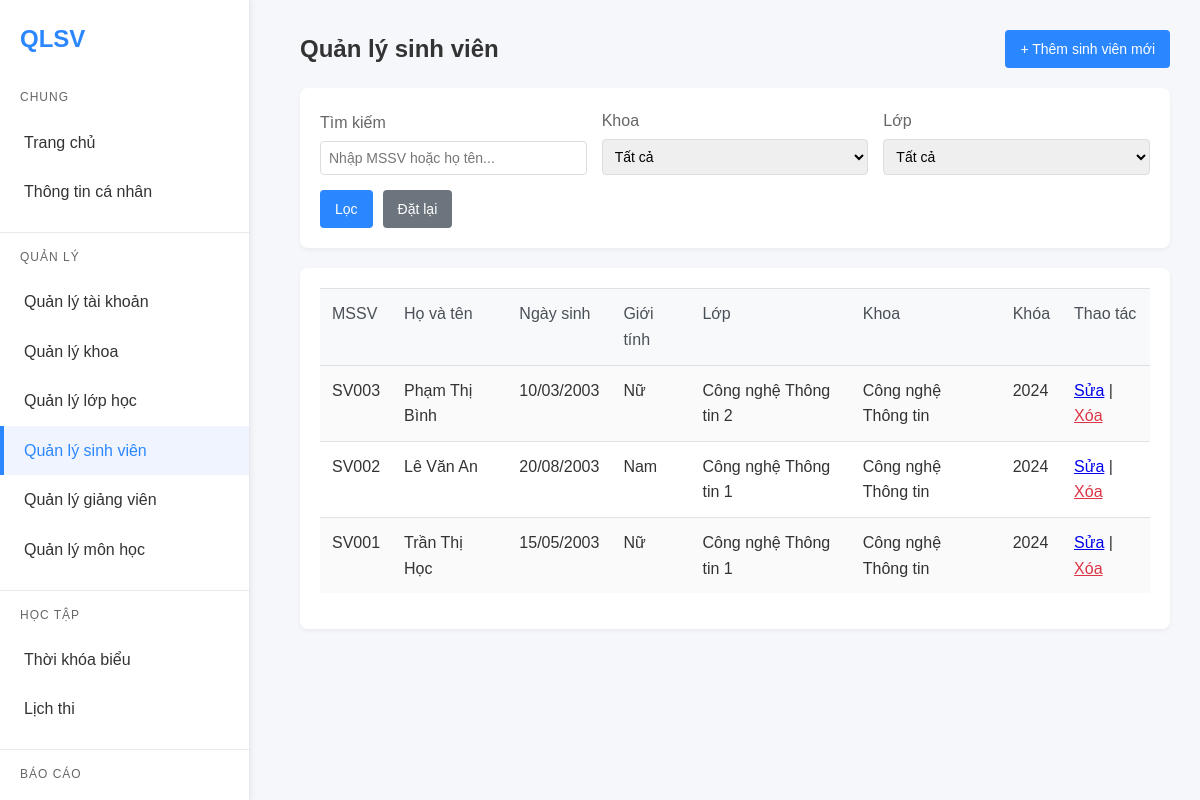
The page /student/list.php (signed in) on the database its author committed.
### tables this page shows
CREATE TABLE students (
    id INT AUTO_INCREMENT PRIMARY KEY,
    student_code VARCHAR(20) UNIQUE NOT NULL,
    user_id INT,
    full_name VARCHAR(100) NOT NULL,
    date_of_birth DATE NOT NULL,
    gender ENUM('M', 'F', 'O') NOT NULL,
    class_id INT,
    department_id INT,
    academic_year INT NOT NULL,
    created_at TIMESTAMP DEFAULT CURRENT_TIMESTAMP,
    FOREIGN KEY (user_id) REFERENCES users(id),
    FOREIGN KEY (class_id) REFERENCES classes(id),
    FOREIGN KEY (department_id) REFERENCES departments(id)
);

CREATE TABLE classes (
    id INT AUTO_INCREMENT PRIMARY KEY,
    class_code VARCHAR(20) UNIQUE NOT NULL,
    class_name VARCHAR(100) NOT NULL,
    department_id INT,
    academic_year INT NOT NULL,
    FOREIGN KEY (department_id) REFERENCES departments(id)
);

CREATE TABLE departments (
    id INT AUTO_INCREMENT PRIMARY KEY,
    department_code VARCHAR(10) UNIQUE NOT NULL,
    department_name VARCHAR(100) NOT NULL
);

### student/list.php (the view, shortened to what this page needs)
<?php
require_once '../connect.php';
$query = "
    SELECT
        s.id,
        s.student_code,
        s.full_name,
        s.date_of_birth,
        s.gender,
        c.class_name,
        d.department_name,
        s.academic_year
    FROM students s
    LEFT JOIN classes c ON s.class_id = c.id
    LEFT JOIN departments d ON s.department_id = d.id
    WHERE 1=1";
$query .= " ORDER BY s.id DESC";
$result = mysqli_query($connection, $query);
$students = [];
while ($row = mysqli_fetch_assoc($result)) {
    $students[] = $row;
}
?>
<!DOCTYPE html>
<html lang="vi">
<head>
    <link rel="stylesheet" href="../css/chung.css?v=3">
</head>
<body>
    <div class="sidebar">
        <div class="brand">QLSV</div>
        <div class="nav-section">
            <div class="nav-header">Chung</div>
            <a href="../dashboard.php">Trang chủ</a>
            <a href="../profile.php">Thông tin cá nhân</a>
        </div>
        <?php if ($_SESSION['role'] === 'admin'): ?>
        <div class="nav-section">
            <div class="nav-header">Quản lý</div>
            <a href="../account/list.php">Quản lý tài khoản</a>
            <a href="../department/list.php">Quản lý khoa</a>
            <a href="../classes/list.php">Quản lý lớp học</a>
            <a href="list.php" class="active">Quản lý sinh viên</a>
            <a href="../teacher/list.php">Quản lý giảng viên</a>
            <a href="../subject/list.php">Quản lý môn học</a>
        </div>
        <?php endif; ?>
        <div class="nav-section">
            <div class="nav-header">Học tập</div>
            <a href="../schedule/index.php">Thời khóa biểu</a>
            <a href="../schedule/lichthi.php">Lịch thi</a>
        </div>
        <?php if ($_SESSION['role'] === 'admin'): ?>
        <div class="nav-section">
            <div class="nav-header">Báo cáo</div>
            <a href="../reports/students.php">Thống kê sinh viên</a>
        </div>
        <?php endif; ?>
    </div>
    <div class="main">
        <div class="actions">
            <h1>Quản lý sinh viên</h1>
            <?php if ($_SESSION['role'] === 'admin'): ?>
            <a href="form.php" class="btn btn-primary">+ Thêm sinh viên mới</a>
            <?php endif; ?>
        </div>
        <div class="filters">
            <form method="get" action="">
                <div class="filter-row">
                    <div class="filter-group">
                        <label>Tìm kiếm</label>
                        <input type="text" name="search" placeholder="Nhập MSSV hoặc họ tên..."
                               value="<?php echo htmlspecialchars($_GET['search'] ?? ''); ?>">
                    </div>
                    <div class="filter-group">
                        <label>Khoa</label>
                        <select name="department">
                            <option value="">Tất cả</option>
                        </select>
                    </div>
                    <div class="filter-group">
                        <label>Lớp</label>
                        <select name="class">
                            <option value="">Tất cả</option>
                        </select>
                    </div>
                </div>
                <div class="btn-group">
                    <button type="submit" class="btn btn-primary">Lọc</button>
                    <a href="list.php" class="btn btn-secondary">Đặt lại</a>
                </div>
            </form>
        </div>
        <div class="table-container">
            <table>
                <thead>
                    <tr>
                        <th>MSSV</th>
                        <th>Họ và tên</th>
                        <th>Ngày sinh</th>
                        <th>Giới tính</th>
                        <th>Lớp</th>
                        <th>Khoa</th>
                        <th>Khóa</th>
                        <?php if ($_SESSION['role'] === 'admin'): ?>
                        <th>Thao tác</th>
                        <?php endif; ?>
                    </tr>
                </thead>
                <tbody>
                    <?php if (empty($students)): ?>
                    <tr>
                        <td colspan="<?php echo $_SESSION['role'] === 'admin' ? '8' : '7'; ?>" style="text-align: center;">
                            Không tìm thấy sinh viên nào
                        </td>
                    </tr>
                    <?php else: ?>
                    <?php foreach ($students as $student): ?>
                    <tr>
                        <td><?php echo htmlspecialchars($student['student_code']); ?></td>
                        <td><?php echo htmlspecialchars($student['full_name']); ?></td>
                        <td><?php echo date('d/m/Y', strtotime($student['date_of_birth'])); ?></td>
                        <td>
                            <span class="gender-<?php echo strtolower($student['gender']); ?>">
                                <?php
                                echo $student['gender'] === 'M' ? 'Nam' :
                                    ($student['gender'] === 'F' ? 'Nữ' : 'Khác');
                                ?>
                            </span>
                        </td>
                        <td><?php echo htmlspecialchars($student['class_name']); ?></td>
                        <td><?php echo htmlspecialchars($student['department_name']); ?></td>
                        <td><?php echo htmlspecialchars($student['academic_year']); ?></td>
                        <?php if ($_SESSION['role'] === 'admin'): ?>
                        <td>
                            <a href="form.php?id=<?php echo $student['id']; ?>"
                               class="btn-link">Sửa</a> |
                            <a href="delete.php?id=<?php echo $student['id']; ?>"
                               class="btn-link text-danger"
                               onclick="return confirm('Bạn có chắc chắn muốn xóa sinh viên này?')">Xóa</a>
                        </td>
                        <?php endif; ?>
                    </tr>
                    <?php endforeach; ?>
                    <?php endif; ?>
                </tbody>
            </table>
        </div>
    </div>
</body>
</html>

### css/chung.css (style rules this page uses)
* { margin: 0; padding: 0; box-sizing: border-box; }
body { font-family: Arial, Helvetica, sans-serif; background: #f5f7fa; line-height: 1.6; color: #333; min-height: 100vh; }
.sidebar { position: fixed !important; left: 0; top: 0; width: 250px !important; height: 100vh !important; background: #fff; border-right: 1px solid #e6e9ee; padding-top: 20px; z-index: 1000; overflow-y: auto; box-shadow: 2px 0 5px rgba(0,0,0,0.05); }
.main { margin-left: 270px !important; padding: 30px; min-height: 100vh; }
.brand { font-weight: bold !important; padding: 0 20px 20px !important; color: #2b87ff !important; font-size: 24px !important; }
.sidebar a { display: block !important; padding: 12px 20px !important; color: #333 !important; text-decoration: none !important; border-left: 4px solid transparent !important; transition: all 0.3s ease !important; }
.sidebar a:hover, .sidebar a.active { background: #f0f4ff !important; border-left-color: #2b87ff !important; color: #2b87ff !important; }
.actions { display: flex; justify-content: space-between; align-items: center; margin-bottom: 20px; flex-wrap: wrap; gap: 15px; }
.actions h1 { margin: 0; }
.filters { background: white; padding: 20px; border-radius: 8px; margin-bottom: 20px; box-shadow: 0 2px 4px rgba(0,0,0,0.05); }
.filter-row { display: flex; gap: 15px; align-items: end; flex-wrap: wrap; }
.filter-group { flex: 1; min-width: 200px; }
.nav-section { margin-bottom: 15px; border-bottom: 1px solid #e6e9ee; padding-bottom: 15px; }
.nav-header { padding: 0 20px; color: #666; font-size: 12px; text-transform: uppercase; letter-spacing: 1px; margin: 10px 0; }
h1 { color: #333; margin-bottom: 20px; font-size: 24px; }
input[type="text"], input[type="password"], input[type="email"], input[type="number"], input[type="date"], select, textarea { width: 100%; padding: 8px 12px; border: 1px solid #ddd; border-radius: 4px; font-size: 14px; transition: border-color 0.3s ease; }
.table-container { background: white; padding: 20px; border-radius: 8px; box-shadow: 0 2px 4px rgba(0,0,0,0.05); overflow-x: auto; }
table { width: 100%; border-collapse: collapse; margin-bottom: 1rem; background-color: transparent; }
th, td { padding: 12px; vertical-align: top; border-top: 1px solid #dee2e6; text-align: left; }
th { font-weight: 500; background: #f8f9fa; color: #495057; }
tbody tr:nth-of-type(odd) { background-color: rgba(0, 0, 0, 0.02); }
.btn { display: inline-block; padding: 8px 16px; border: none; border-radius: 4px; cursor: pointer; font-size: 14px; font-weight: 500; text-decoration: none; transition: background-color 0.3s ease; }
.btn-primary { background: #2b87ff; color: white; }
.btn-secondary { background: #6c757d; color: white; }
.text-danger { color: #dc3545; }

### student/list.php (style rules this page uses)
.filters { background: white; padding: 20px; border-radius: 8px; margin-bottom: 20px; box-shadow: 0 2px 4px rgba(0,0,0,0.05); }
.filter-row { display: flex; gap: 15px; margin-bottom: 15px; }
.filter-group { flex: 1; }
.filter-group label { display: block; margin-bottom: 5px; color: #666; }
.filter-group select, .filter-group input[type="text"] { width: 100%; padding: 8px; border: 1px solid #ddd; border-radius: 4px; }
.actions { display: flex; justify-content: space-between; align-items: center; margin-bottom: 20px; }
.btn-group { display: flex; gap: 10px; }
.btn { padding: 8px 15px; border: none; border-radius: 4px; cursor: pointer; font-size: 14px; }
.btn-primary { background: #2b87ff; color: white; }
.btn-secondary { background: #6c757d; color: white; }
.table-container { background: white; padding: 20px; border-radius: 8px; box-shadow: 0 2px 4px rgba(0,0,0,0.05); }

### rows shown on the page
students: student_code "SV003", full_name "Phạm Thị Bình", date_of_birth "10/03/2003", gender "Nữ", class.class_name "Công nghệ Thông tin 2", department.department_name "Công nghệ Thông tin", academic_year "2024"
students: student_code "SV002", full_name "Lê Văn An", date_of_birth "20/08/2003", gender "Nam", class.class_name "Công nghệ Thông tin 1", department.department_name "Công nghệ Thông tin", academic_year "2024"
students: student_code "SV001", full_name "Trần Thị Học", date_of_birth "15/05/2003", gender "Nữ", class.class_name "Công nghệ Thông tin 1", department.department_name "Công nghệ Thông tin", academic_year "2024"
